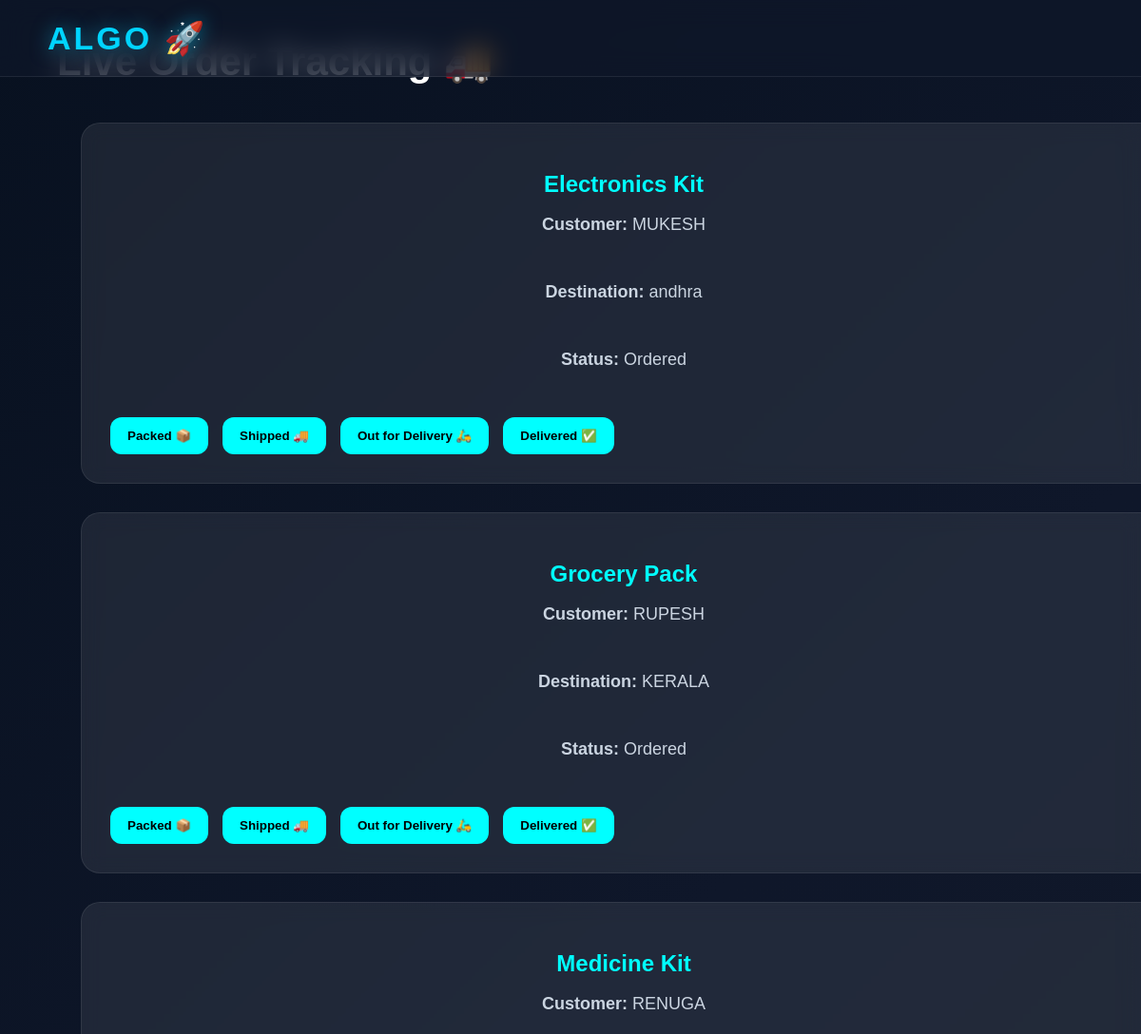
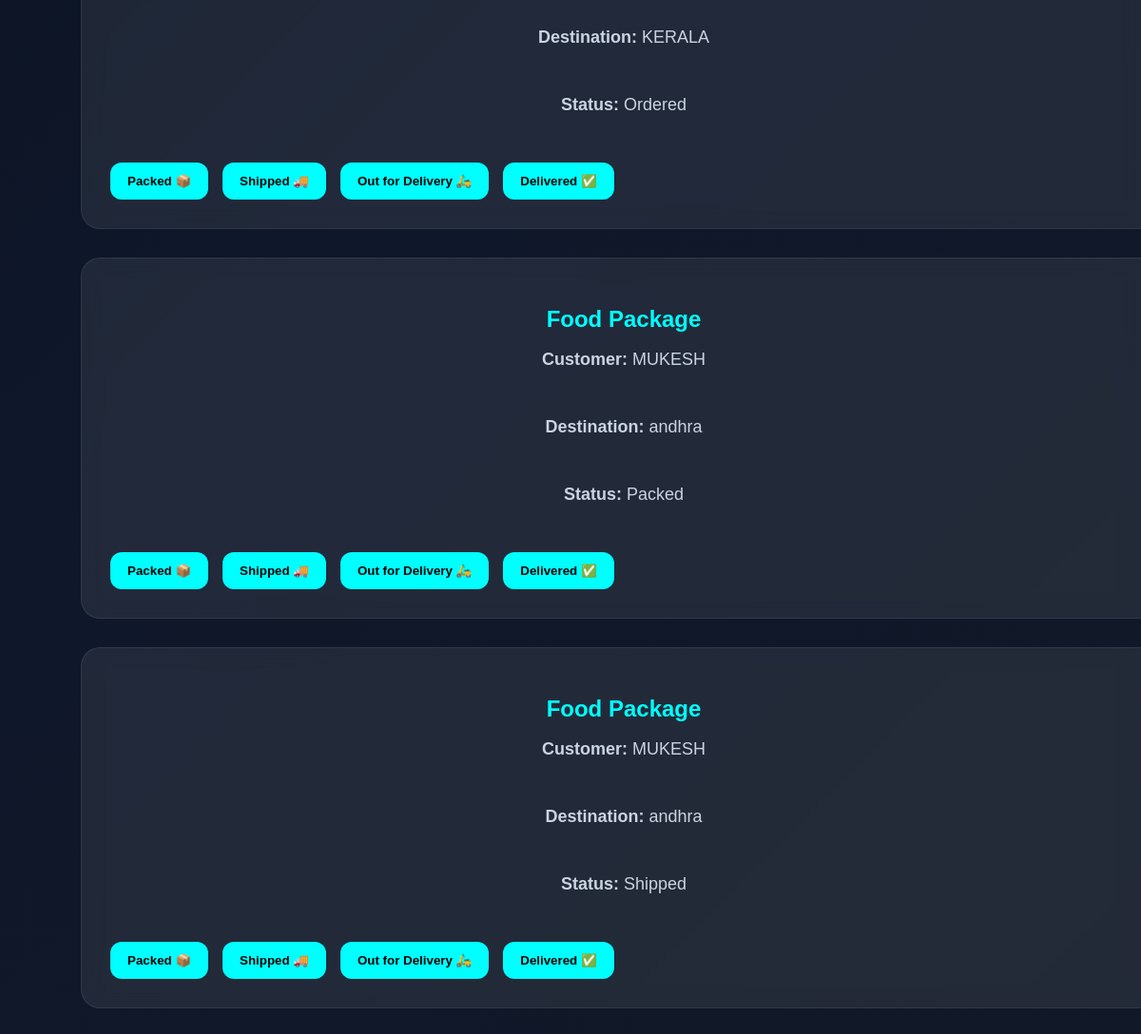
Screenshot of /tracking (signed in) with the database file from the repository (2 pictures, top to bottom).
### tables this page shows
CREATE TABLE orders (

            id INTEGER PRIMARY KEY AUTOINCREMENT,

            customer_name TEXT,

            product_name TEXT,

            destination TEXT,

            priority TEXT,

            delivery_speed TEXT,

            status TEXT

        );

### app.py (the view)
@app.route("/tracking")
def tracking():
    if "user" not in session:
        return redirect("/login")
    connection = sqlite3.connect("algo.db")
    cursor = connection.cursor()
    cursor.execute("""

        SELECT * FROM orders

        ORDER BY id DESC

    """)
    orders = cursor.fetchall()
    connection.close()
    return render_template(
        "tracking.html",
        orders=orders
    )

### templates/tracking.html (shortened to what this page needs)
<!DOCTYPE html>
<html>
<head>
    <link
    rel="stylesheet"
    href="{{ url_for('static', filename='css/style.css') }}"
    >
</head>
<body>
    <div class="navbar">
        <div class="logo">
            ALGO 🚀
        </div>
    </div>
    <section class="tracking-section">
        <h1>
            Live Order Tracking 🚚
        </h1>
        {% for order in orders %}
        <div class="tracking-card">
            <h2>
                {{ order[2] }}
            </h2>
            <p>
                <strong>Customer:</strong>
                {{ order[1] }}
            </p>
            <p>
                <strong>Destination:</strong>
                {{ order[3] }}
            </p>
            <p>
                <strong>Status:</strong>
                {{ order[6] }}
            </p>
            <div class="status-buttons">
                <a
                href="/update-status/{{ order[0] }}/Packed"
                >
                    <button>
                        Packed 📦
                    </button>
                </a>
                <a
                href="/update-status/{{ order[0] }}/Shipped"
                >
                    <button>
                        Shipped 🚚
                    </button>
                </a>
                <a
                href="/update-status/{{ order[0] }}/Out for Delivery"
                >
                    <button>
                        Out for Delivery 🛵
                    </button>
                </a>
                <a
                href="/update-status/{{ order[0] }}/Delivered"
                >
                    <button>
                        Delivered ✅
                    </button>
                </a>
            </div>
        </div>
        {% endfor %}
    </section>
</body>
</html>

### static/css/style.css (style rules this page uses)
body { margin: 0; padding: 0; font-family: 'Poppins', sans-serif; background: linear-gradient( 135deg, #081120, #0f172a, #111827 ); overflow-x: hidden; }
.navbar { width: 100%; position: fixed; top: 0; left: 0; z-index: 1000; display: flex; justify-content: space-between; align-items: center; padding: 20px 50px; box-sizing: border-box; background: rgba(15, 23, 42, 0.7); backdrop-filter: blur(14px); border-bottom: 1px solid rgba(255,255,255,0.08); overflow-x: auto; flex-wrap: nowrap; }
.logo { color: #00d4ff; font-size: 34px; font-weight: 700; letter-spacing: 3px; text-shadow: 0 0 20px rgba(0,212,255,0.5); }
.tracking-card { width: 100%; max-width: 1100px; background: rgba(255,255,255,0.05); border: 1px solid rgba(255,255,255,0.08); border-radius: 30px; padding: 50px; backdrop-filter: blur(14px); text-align: center; color: white; }
.tracking-card p { color: #cbd5e1; margin-bottom: 50px; font-size: 18px; }
.tracking-card { background: rgba(255,255,255,0.08); margin: 25px; padding: 25px; border-radius: 20px; color: white; }
.tracking-section { width: 90%; margin: 40px auto; }
.tracking-section h1 { color: white; margin-bottom: 40px; font-size: 42px; }
.tracking-card { background: rgba(255,255,255,0.08); padding: 30px; margin-bottom: 30px; border-radius: 20px; color: white; backdrop-filter: blur(10px); }
.tracking-card h2 { color: cyan; margin-bottom: 15px; }
.status-buttons { display: flex; flex-wrap: wrap; gap: 15px; margin-top: 25px; }
.status-buttons button { padding: 12px 18px; border: none; border-radius: 12px; background: cyan; color: black; font-weight: bold; cursor: pointer; transition: 0.3s; }

### rows the page displays
orders: product_name "Electronics Kit", customer_name "MUKESH", destination "andhra", status "Ordered"
orders: product_name "Grocery Pack", customer_name "RUPESH", destination "KERALA", status "Ordered"
orders: product_name "Medicine Kit", customer_name "RENUGA", destination "KERALA", status "Ordered"
orders: product_name "Food Package", customer_name "MUKESH", destination "andhra", status "Packed"
orders: product_name "Food Package", customer_name "MUKESH", destination "andhra", status "Shipped"
